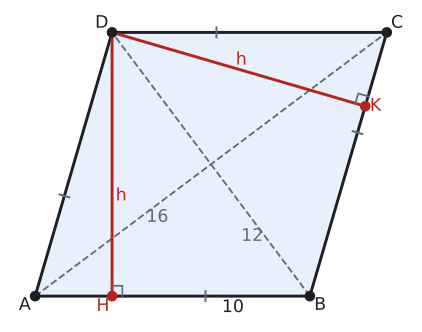

Generate this figure with Python:
import sys; sys.path.insert(0, "tools")
from cizim import *

P = lambda x, y: np.array([float(x), float(y)])
uz = lambda U, V: round(float(np.linalg.norm(U - V)), 4)
def acisi(K, U, V):
    u, v = U - K, V - K
    return round(float(np.degrees(np.arccos(np.dot(u, v) / np.linalg.norm(u) / np.linalg.norm(v)))), 3)
def birim(U, V):
    t = (V - U) / np.linalg.norm(V - U); return t, np.array([-t[1], t[0]])
def cetik(U, V, n=1, renk=SOLUK, f=0.5):
    M = U + f * (V - U); t, m = birim(U, V)
    for i in range(n):
        c = M + (i - (n - 1) / 2) * 0.2 * S * t
        ax.plot(*zip(c - 0.22 * S * m, c + 0.22 * S * m), color=renk, lw=1.5)
def olcu(U, V, metin, d=0.5, renk=YAZI, fs=13, f=0.5):
    """[UV] üzerinde f oranındaki noktaya, U->V yönünün soluna d*S uzağa yazı (d < 0: sağına)."""
    M = U + f * (V - U); _, m = birim(U, V)
    ax.text(*(M + d * S * m), metin, ha="center", va="center", color=renk, fontsize=fs)
def dik_isareti(K, U, V, r=0.4):
    a_ = (U - K) / np.linalg.norm(U - K) * r * S; b_ = (V - K) / np.linalg.norm(V - K) * r * S
    ax.plot(*zip(K + a_, K + a_ + b_, K + b_), color=SOLUK, lw=1.3)
def harf(Q, metin, dx, dy, renk=YAZI, fs=13):
    ax.text(Q[0] + dx * S, Q[1] + dy * S, metin, ha="center", va="center", color=renk, fontsize=fs)
def cizgi(U, V, renk=YAZI, lw=2.2, ls="-"):
    ax.plot(*zip(U, V), color=renk, lw=lw, ls=ls)
def basla(xmin, xmax, ymin, ymax, en=5.5):
    global fig, ax
    fig, ax = sekil(en, en * (ymax - ymin) / (xmax - xmin))
    ax.set_aspect("equal"); ax.axis("off"); ax.set_xlim(xmin, xmax); ax.set_ylim(ymin, ymax)
def dortgen(A, B, C, D, dolgu=None):
    if dolgu: ax.add_patch(patches.Polygon([A, B, C, D], closed=True, facecolor=dolgu, edgecolor="none"))
    ax.plot(*zip(A, B, C, D, A), color=YAZI)
    for Q in (A, B, C, D): nokta(ax, *Q, "")
def ucgen_dolgu(U, V, W, renk):
    ax.add_patch(patches.Polygon([U, V, W], closed=True, facecolor=renk, edgecolor="none"))
def eskenar(a, derece):
    """A(0,0), B(a,0), A'daki açı derece olan eşkenar dörtgen; E köşegenlerin kesişimi."""
    t = np.radians(derece)
    A, B, D = P(0, 0), P(a, 0), P(a * np.cos(t), a * np.sin(t)); C = B + D
    return A, B, C, D, (A + C) / 2
def koseler(A, B, C, D):
    harf(A, "A", -0.45, -0.4); harf(B, "B", 0.45, -0.4); harf(C, "C", 0.45, 0.4); harf(D, "D", -0.45, 0.4)

# Bölüm 5: köşegenler 16 ve 12, kenar 10, alan 96, yükseklik 9,6. DH ⟂ AB, DK ⟂ BC.
t = 2 * np.arctan(6 / 8)
A, B, C, D, E = eskenar(10, np.degrees(t))
H = P(D[0], 0)
u = (C - B) / np.linalg.norm(C - B); Kk = B + np.dot(D - B, u) * u
S = 10 / 12
print("A", acisi(A, B, D), "AC", uz(A, C), "BD", uz(B, D), "DH", uz(D, H), "DK", uz(D, Kk), "BK", uz(B, Kk), "AH", uz(A, H))
basla(-1.0, C[0] + 1.0, -1.0, C[1] + 0.9)
dortgen(A, B, C, D, MAVI_ACIK); koseler(A, B, C, D)
for U, V in ((A, B), (B, C), (C, D), (D, A)): cetik(U, V, f=0.62)
cizgi(A, C, SOLUK, 1.4, "--"); cizgi(B, D, SOLUK, 1.4, "--")
olcu(A, C, "16", -0.45, SOLUK, f=0.33); olcu(B, D, "12", 0.45, SOLUK, f=0.25)
cizgi(D, H, KIRMIZI); cizgi(D, Kk, KIRMIZI)
nokta(ax, *H, "", renk=KIRMIZI); nokta(ax, *Kk, "", renk=KIRMIZI)
harf(H, "H", -0.4, -0.45, KIRMIZI); harf(Kk, "K", 0.45, 0.0, KIRMIZI)
dik_isareti(H, D, B, r=0.45); dik_isareti(Kk, D, C, r=0.45)
olcu(D, H, "h", 0.4, KIRMIZI, f=0.62); olcu(D, Kk, "h", 0.42, KIRMIZI, f=0.5)
olcu(A, B, "10", -0.5, YAZI, f=0.72)
kaydet(fig, __file__)
